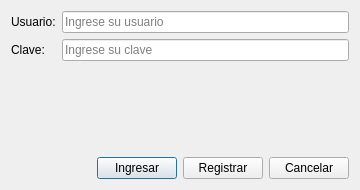
<?xml version="1.0" encoding="UTF-8"?>
<ui version="4.0">
 <class>Login</class>
 <widget class="QDialog" name="Login">
  <property name="geometry">
   <rect>
    <x>0</x>
    <y>0</y>
    <width>360</width>
    <height>190</height>
   </rect>
  </property>
  <property name="windowTitle">
   <string>Inicio de sesion</string>
  </property>
  <layout class="QVBoxLayout" name="verticalLayout">
   <item>
    <layout class="QFormLayout" name="formLayout">
     <item row="0" column="0">
      <widget class="QLabel" name="labelUsuario">
       <property name="text">
        <string>Usuario:</string>
       </property>
      </widget>
     </item>
     <item row="0" column="1">
      <widget class="QLineEdit" name="leUsuario">
       <property name="placeholderText">
        <string>Ingrese su usuario</string>
       </property>
      </widget>
     </item>
     <item row="1" column="0">
      <widget class="QLabel" name="labelClave">
       <property name="text">
        <string>Clave:</string>
       </property>
      </widget>
     </item>
     <item row="1" column="1">
      <widget class="QLineEdit" name="leClave">
       <property name="echoMode">
        <enum>QLineEdit::Password</enum>
       </property>
       <property name="placeholderText">
        <string>Ingrese su clave</string>
       </property>
      </widget>
     </item>
    </layout>
   </item>
   <item>
    <widget class="QLabel" name="lbEstado">
     <property name="text">
      <string/>
     </property>
     <property name="alignment">
      <set>Qt::AlignCenter</set>
     </property>
     <property name="styleSheet">
      <string notr="true">color: red;</string>
     </property>
    </widget>
   </item>
   <item>
    <layout class="QHBoxLayout" name="horizontalLayout">
     <item>
      <spacer name="horizontalSpacer">
       <property name="orientation">
        <enum>Qt::Horizontal</enum>
       </property>
       <property name="sizeHint" stdset="0">
        <size>
         <width>40</width>
         <height>20</height>
        </size>
       </property>
      </spacer>
     </item>
     <item>
      <widget class="QPushButton" name="pbIngresar">
       <property name="text">
        <string>Ingresar</string>
       </property>
       <property name="default">
        <bool>true</bool>
       </property>
      </widget>
     </item>
     <item>
      <widget class="QPushButton" name="pbRegistrar">
       <property name="text">
        <string>Registrar</string>
       </property>
      </widget>
     </item>
     <item>
      <widget class="QPushButton" name="pbCancelar">
       <property name="text">
        <string>Cancelar</string>
       </property>
      </widget>
     </item>
    </layout>
   </item>
  </layout>
 </widget>
 <resources/>
 <connections/>
</ui>
